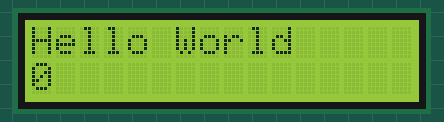
This sketch was run on a simulated Arduino Uno, built with avr-gcc and run on an emulated ATmega328P. On the bench: 16×2 character LCD.

Above: at 0.1 s.
At 4.1 s:
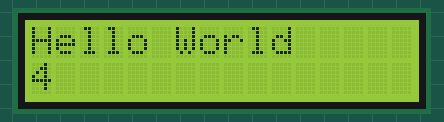
At 9.2 s:
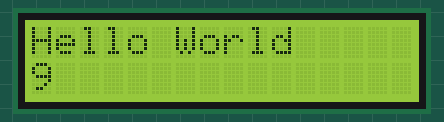
At 19.2 s:
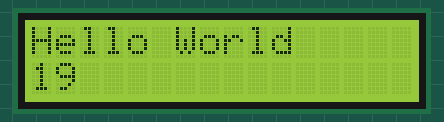
At 28.2 s:
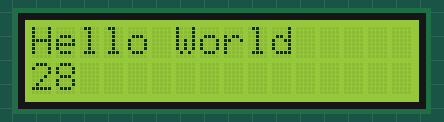
At 38.3 s:
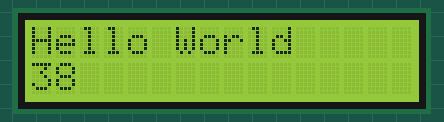

Measured:
- what the display in image 1 shows lasts 1.0 s, from 4.1 s to 5.1 s

The sketch:

HelloLCD.ino
```cpp
#include <LiquidCrystal.h> // includes LiquidCrystal.h library
LiquidCrystal lcd(7, 8, 9, 10, 11, 12); // sets the LiquidCrystal variable to lcd
int seconds = 0; // initial seconds passed since program started

void setup() {
  lcd.begin(16, 2); // starts the lcd with 16 columns and 2 rows
}

void loop() {
	lcd.setCursor(0, 0); // sets lcd cursor to the first position of the first row
  	lcd.print("Hello World"); // prints "Hello World" to the first row of the lcd
  	lcd.setCursor(0, 1); // sets cursor to the first position of the second row
	lcd.print(seconds); // prints the number of seconds
	delay(1000); // delays one second
	seconds += 1; // increases seconds by one
	lcd.clear(); // clears lcd to prevent it from printing over itself on the next loop
}
```
